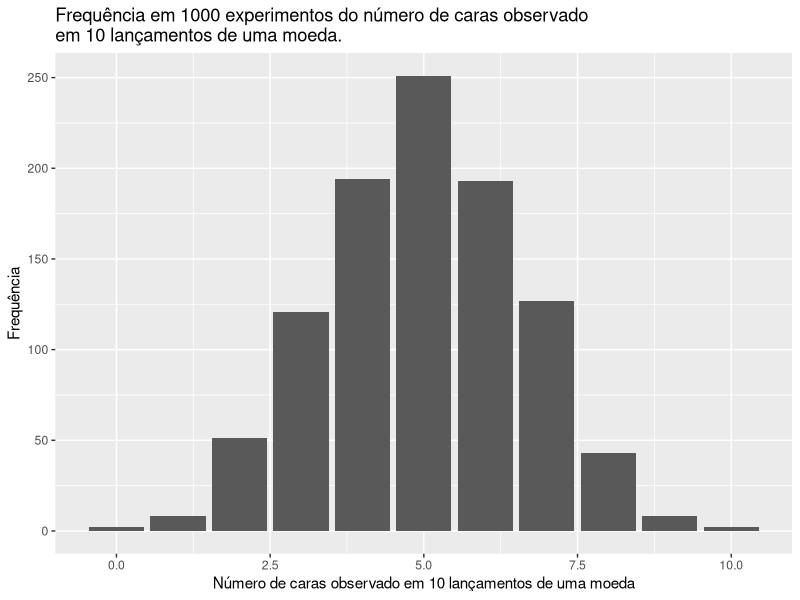

R code for this plot:
## ---- chunk 1
library(tidyverse)
x = rbinom(1000, 10, 0.5)
data = tibble(x = x)
data %>% ggplot(aes(x = x)) +
  geom_bar() +
  xlab("Número de caras observado em 10 lançamentos de uma moeda") +
  ylab("Frequência") +
  ggtitle("Frequência em 1000 experimentos do número de caras observado 
em 10 lançamentos de uma moeda.")
